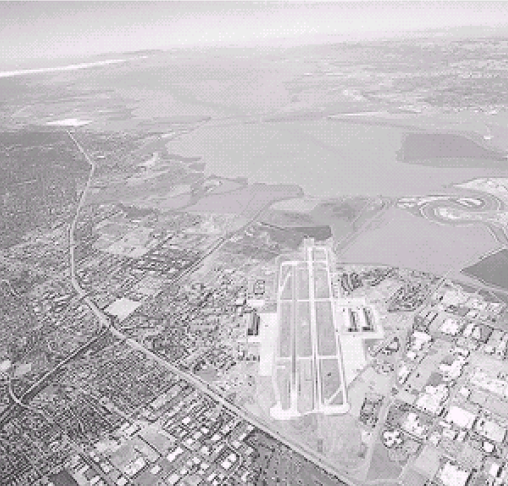
%> input picture image/city.png, 508 x 486 px
$ octave Assignment2_3.m   (GNU Octave 9; MATLAB toolbox functions it lacks are replaced by stand-ins)
%> lines starting %> are read from the running program, lines starting %| are printed output that depends on the picture
clc
clear

image = imread('image/city.png');
%> image is the input picture: size 486x508x3 uint8; mean R, G, B 191.9, 187.8, 191.7
% 尨棃??曪棦杤桳city?憸椆丆場崯彨忋?悢悩漒?棃椆
image_gray = rgb2gray(image);
image_gray_double = im2double(image_gray);

result_g2 = image_gray_double.^2;
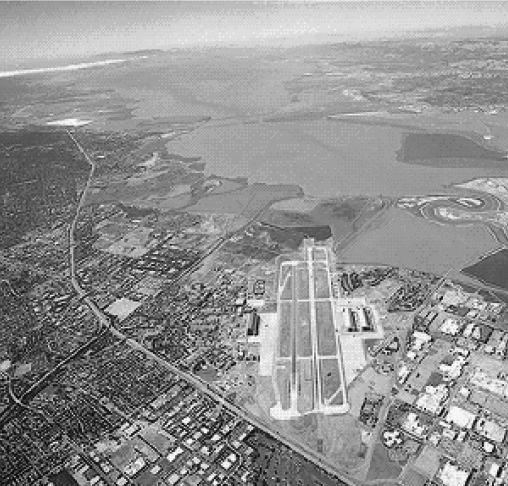
%> result_g2: size 486x508 double; min 0.00444, max 0.961, mean 0.57
result_g5 = image_gray_double.^5;
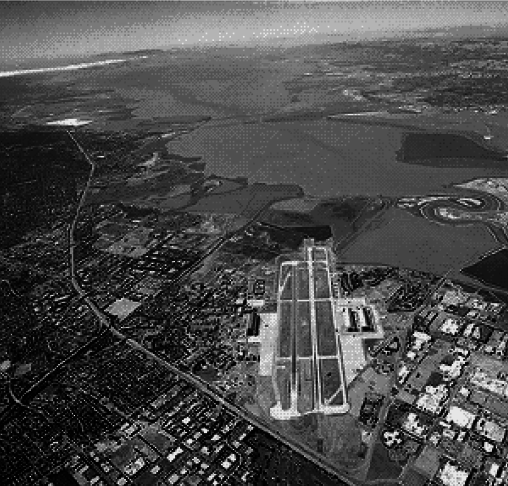
%> result_g5: size 486x508 double; min 1.32e-06, max 0.906, mean 0.292
result_g10 = image_gray_double.^10;
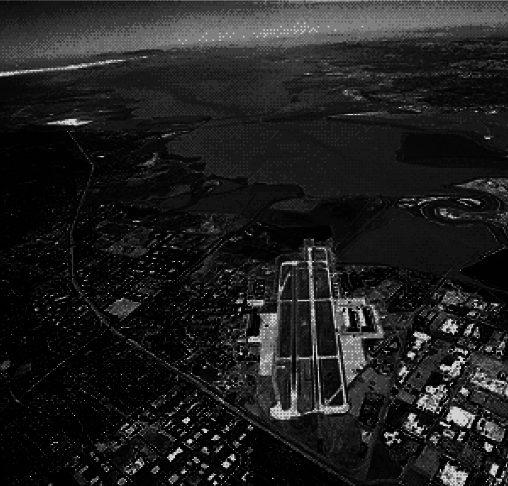
%> result_g10: size 486x508 double; min 1.73e-12, max 0.82, mean 0.123

figure;
subplot(2,2,1);
imshow(image_gray_double);
title('origin');

subplot(2,2,2);
imshow(result_g2);
title('兞=2');

subplot(2,2,3);
imshow(result_g5);
title('兞=5');

subplot(2,2,4);
imshow(result_g10);
title('兞=10');
